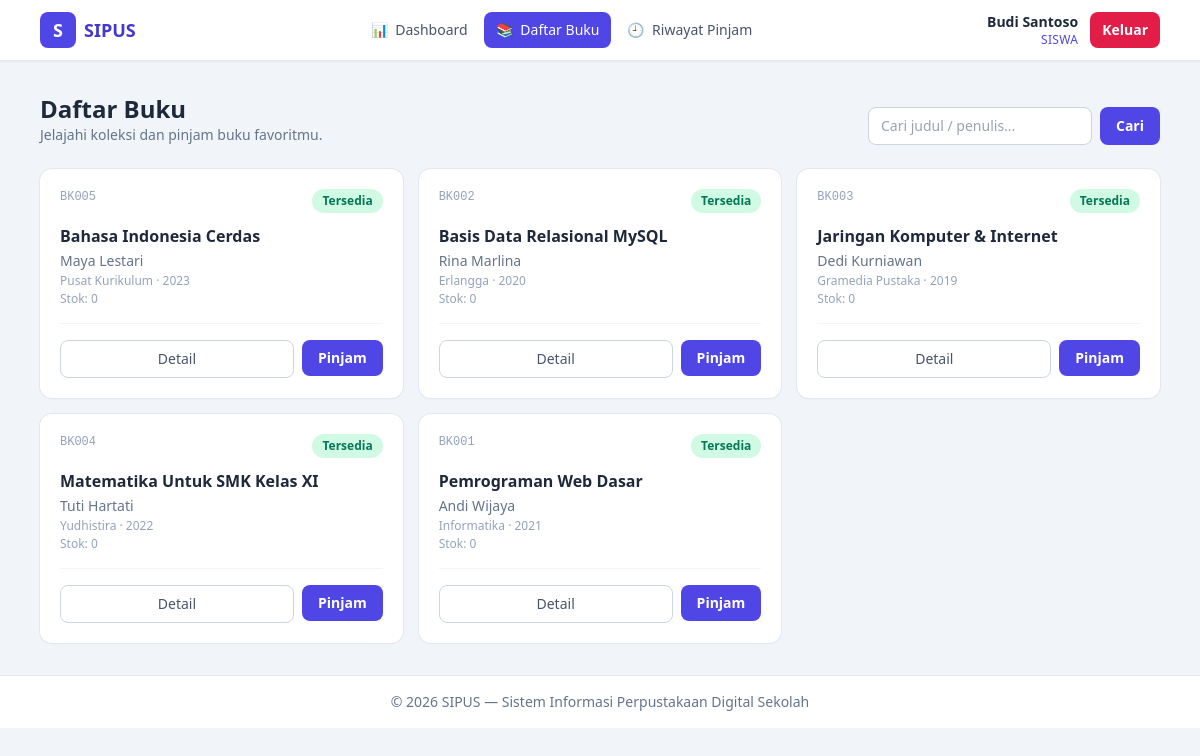
Page /siswa/daftar_buku.php (signed in) on the earlier database version.
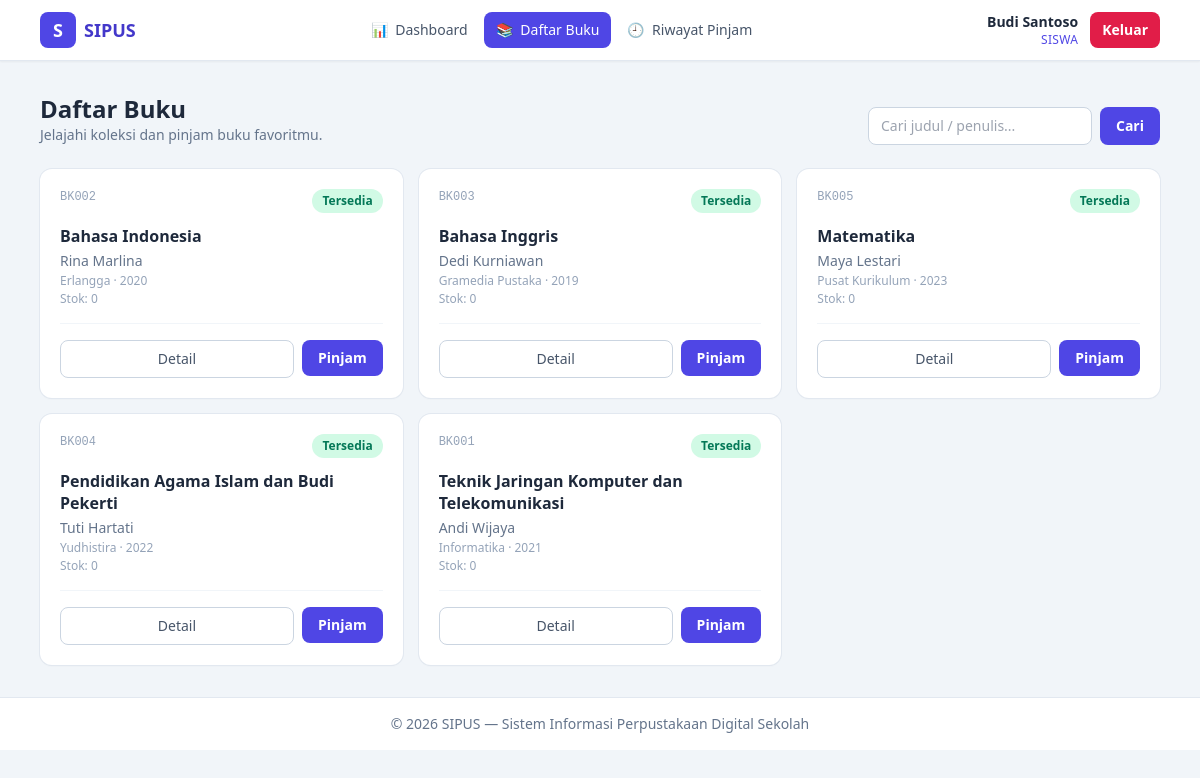
Same page on the later database version.
### tables this page shows
CREATE TABLE buku (
    id_buku INT AUTO_INCREMENT PRIMARY KEY,
    nomor_buku VARCHAR(20) NOT NULL UNIQUE,
    judul VARCHAR(150) NOT NULL,
    penulis VARCHAR(100) NOT NULL,
    penerbit VARCHAR(100),
    tahun_terbit YEAR,
    status ENUM('tersedia', 'dipinjam') NOT NULL DEFAULT 'tersedia'
);

### config/database.php (called while the page is built, shortened)
<?php
function e($data): string
{
    return htmlspecialchars((string) $data, ENT_QUOTES, 'UTF-8');
}

### siswa/daftar_buku.php (the view, shortened to what this page needs)
<?php
require __DIR__ . '/../includes/header.php';
$pdo    = db();
$stmt = $pdo->prepare('SELECT id_anggota FROM anggota WHERE username = :u LIMIT 1');
$stmt->execute([':u' => $_SESSION['username']]);
$keyword = trim((string) ($_GET['q'] ?? ''));
if ($keyword !== '') {
    $safeKeyword = addcslashes($keyword, '%_\\');
    $stmt = $pdo->prepare('SELECT * FROM buku
                           WHERE judul LIKE :kw OR penulis LIKE :kw OR penerbit LIKE :kw OR nomor_buku LIKE :kw
                           ORDER BY status = "tersedia" DESC, judul ASC
                           LIMIT 100');
    $stmt->execute([':kw' => '%' . $safeKeyword . '%']);
} else {
    $stmt = $pdo->prepare('SELECT * FROM buku ORDER BY status = "tersedia" DESC, judul ASC LIMIT 100');
    $stmt->execute();
}
$daftarBuku = $stmt->fetchAll();
?>
<div class="mb-6 flex flex-wrap items-end justify-between gap-3">
  <div>
    <h1 class="text-2xl font-bold">Daftar Buku</h1>
    <p class="text-sm text-slate-500">Jelajahi koleksi dan pinjam buku favoritmu.</p>
  </div>
  <form method="get" action="daftar_buku.php" class="flex gap-2">
    <input type="text" name="q" value="<?= e($keyword) ?>" placeholder="Cari judul / penulis..."
           class="w-56 rounded-lg border border-slate-300 px-3 py-2 text-sm outline-none focus:border-indigo-500 focus:ring-2 focus:ring-indigo-200">
    <button class="rounded-lg bg-indigo-600 px-4 py-2 text-sm font-semibold text-white hover:bg-indigo-700">Cari</button>
  </form>
</div>
<div class="grid gap-4 sm:grid-cols-2 lg:grid-cols-3">
  <?php foreach ($daftarBuku as $buku): ?>
    <div class="flex flex-col rounded-xl bg-white p-5 shadow-sm ring-1 ring-slate-200 transition hover:shadow-md">
      <div class="mb-3 flex items-start justify-between gap-2">
        <span class="font-mono text-xs text-slate-400"><?= e($buku['nomor_buku']) ?></span>
        <?php if ($buku['status'] === 'tersedia'): ?>
          <span class="rounded-full bg-emerald-100 px-2.5 py-1 text-xs font-semibold text-emerald-700">Tersedia</span>
        <?php else: ?>
          <span class="rounded-full bg-amber-100 px-2.5 py-1 text-xs font-semibold text-amber-700">Dipinjam</span>
        <?php endif; ?>
      </div>
      <h2 class="font-semibold leading-snug text-slate-800"><?= e($buku['judul']) ?></h2>
      <p class="mt-1 text-sm text-slate-500"><?= e($buku['penulis']) ?></p>
      <p class="mt-0.5 text-xs text-slate-400">
        <?= e($buku['penerbit'] ?? '—') ?><?= $buku['tahun_terbit'] ? ' &middot; ' . e($buku['tahun_terbit']) : '' ?>
      </p>
      <p class="mt-0.5 text-xs text-slate-400">Stok: <?= e((string) ($buku['stok'] ?? 0)) ?></p>
      <div class="mt-4 flex gap-2 border-t border-slate-100 pt-4">
        <a href="detail_buku.php?id=<?= (int) $buku['id_buku'] ?>"
           class="flex-1 rounded-lg border border-slate-300 px-3 py-2 text-center text-sm font-medium text-slate-600 hover:bg-slate-50">Detail</a>
        <?php if ($buku['status'] === 'tersedia'): ?>
          <form method="post" action="daftar_buku.php" onsubmit="return confirm('Pinjam buku <?= e($buku['judul']) ?>?');">
            <button class="rounded-lg bg-indigo-600 px-4 py-2 text-sm font-semibold text-white hover:bg-indigo-700">Pinjam</button>
          </form>
        <?php else: ?>
          <button disabled class="cursor-not-allowed rounded-lg bg-slate-200 px-4 py-2 text-sm font-semibold text-slate-400">Pinjam</button>
        <?php endif; ?>
      </div>
    </div>
  <?php endforeach; ?>
</div>
<?php require __DIR__ . '/../includes/footer.php'; ?>

### includes/header.php (shortened to what this page needs)
<?php
require_once __DIR__ . '/../config/database.php';
$hideNavbar = $hideNavbar ?? false;
?>
<!DOCTYPE html>
<html lang="id">
<head>
  <script src="https://cdn.tailwindcss.com"></script>
</head>
<body class="min-h-screen bg-slate-100 text-slate-800 antialiased">
<?php if (!$hideNavbar): ?>
  <?php require __DIR__ . '/navbar.php'; ?>
  <main class="mx-auto w-full max-w-6xl px-4 py-8">
<?php else: ?>
  <main class="mx-auto w-full max-w-md px-4 py-16">
<?php endif; ?>

### includes/navbar.php (shortened to what this page needs)
<?php
$isAdmin = ($_SESSION['role'] === 'admin');
$scriptName = $_SERVER['SCRIPT_NAME'] ?? '';
if (
    str_contains($scriptName, '/admin/') ||
    str_contains($scriptName, '/siswa/')
) {
    $prefix = '../';
} else {
    $prefix = '';
}
$menuItems = $isAdmin
    ? [
        [
            'url'   => $prefix . 'admin/dashboard.php',
            'label' => 'Dashboard',
            'icon'  => '📊'
        ],
        [
            'url'   => $prefix . 'admin/buku.php',
            'label' => 'Data Buku',
            'icon'  => '📚'
        ],
        [
            'url'   => $prefix . 'admin/anggota.php',
            'label' => 'Anggota',
            'icon'  => '👥'
        ],
        [
            'url'   => $prefix . 'admin/peminjaman.php',
            'label' => 'Peminjaman',
            'icon'  => '🔄'
        ],
    ]
    : [
        [
            'url'   => $prefix . 'siswa/dashboard.php',
            'label' => 'Dashboard',
            'icon'  => '📊'
        ],
        [
            'url'   => $prefix . 'siswa/daftar_buku.php',
            'label' => 'Daftar Buku',
            'icon'  => '📚'
        ],
        [
            'url'   => $prefix . 'siswa/riwayat.php',
            'label' => 'Riwayat Pinjam',
            'icon'  => '🕘'
        ],
    ];
$currentPage = basename($_SERVER['SCRIPT_NAME'] ?? '');
?>
<nav class="sticky top-0 z-40 border-b border-slate-200 bg-white shadow-sm">
  <div class="mx-auto flex max-w-6xl flex-wrap items-center justify-between gap-3 px-4 py-3">
    <a href="<?= e($prefix . ($isAdmin ? 'admin/dashboard.php' : 'siswa/dashboard.php')) ?>"
       class="flex items-center gap-2 text-lg font-bold text-indigo-700">
      <span class="grid h-9 w-9 place-items-center rounded-lg bg-indigo-600 text-white">
        S
      </span>
      SIPUS
    </a>
    <div class="hidden items-center gap-1 md:flex">
      <?php foreach ($menuItems as $item): ?>
        <a href="<?= e($item['url']) ?>"
           class="rounded-lg px-3 py-2 text-sm font-medium transition
           <?= ($currentPage === basename($item['url']))
               ? 'bg-indigo-600 text-white'
               : 'text-slate-600 hover:bg-slate-100 hover:text-indigo-700' ?>">
          <span class="mr-1"><?= $item['icon'] ?></span>
          <?= e($item['label']) ?>
        </a>
      <?php endforeach; ?>
    </div>
    <div class="flex items-center gap-3">
      <div class="text-right leading-tight">
        <p class="text-sm font-semibold">
          <?= e($_SESSION['nama'] ?? $_SESSION['username'] ?? 'User') ?>
        </p>
        <p class="text-xs uppercase tracking-wide text-indigo-600">
          <?= e($_SESSION['role']) ?>
        </p>
      </div>
      <a href="<?= e($prefix . 'logout.php') ?>"
         class="rounded-lg bg-rose-600 px-3 py-2 text-sm font-semibold text-white transition hover:bg-rose-700"
         onclick="return confirm('Apakah kamu yakin ingin keluar?');">
        Keluar
      </a>
    </div>
  </div>
</nav>

### includes/footer.php (shortened to what this page needs)
  </main>
  <footer class="mt-auto border-t border-slate-200 bg-white">
    <div class="mx-auto max-w-6xl px-4 py-4 text-center text-sm text-slate-500">
      &copy; <?= date('Y') ?> SIPUS &mdash; Sistem Informasi Perpustakaan Digital Sekolah
    </div>
  </footer>
</body>
</html>

Differences in the rows shown:
changed buku "Rina Marlina": judul "Basis Data Relasional MySQL" → "Bahasa Indonesia"
changed buku "Dedi Kurniawan": judul "Jaringan Komputer & Internet" → "Bahasa Inggris"
changed buku "Maya Lestari": judul "Bahasa Indonesia Cerdas" → "Matematika"; moves down the list
changed buku "Tuti Hartati": judul "Matematika Untuk SMK Kelas XI" → "Pendidikan Agama Islam dan Budi Pekerti"
changed buku "Andi Wijaya": judul "Pemrograman Web Dasar" → "Teknik Jaringan Komputer dan Telekomunikasi"
